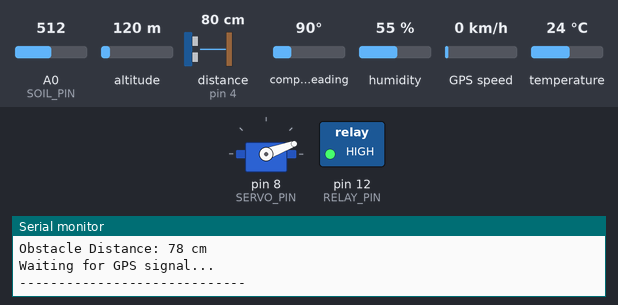
The sketch below on a simulated Arduino Uno, built with avr-gcc and run on an emulated ATmega328P. Parts: servo, switched loads named in the sketch (green lamp = pin HIGH), the last lines printed to the serial monitor. Wiring (inferred from the names in the program): ultrasonic range finder: trigger pin 3; echo pin 4. Inputs (shaded band) come from the test bench; at power-on: A0 (SOIL_PIN) = 512, distance to the obstacle (sensor on pin 4) 80 cm, compass heading 90°, altitude 120 m, humidity 55 %, GPS speed 0 km/h, temperature 24 °C. The echo pulse lasts 58.3 µs per cm; the GPS gets a fix after 3 s at 37.7749, -122.4194 with 8 satellites; pins used as bus, display or sensor lines are not drawn.

Above: at 1.8 s.
1.9 s: A0 (SOIL_PIN) set to 583
7.7 s: A0 (SOIL_PIN) set to 618
At 10.7 s:
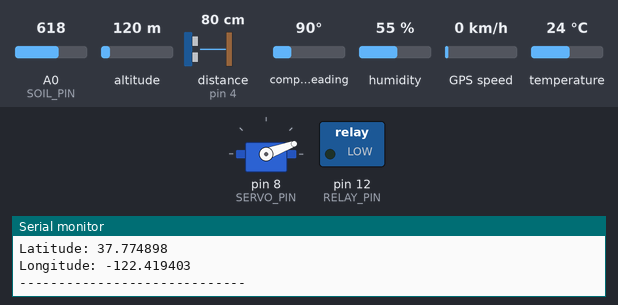
15.8 s: A0 (SOIL_PIN) set to 590
At 19.2 s:
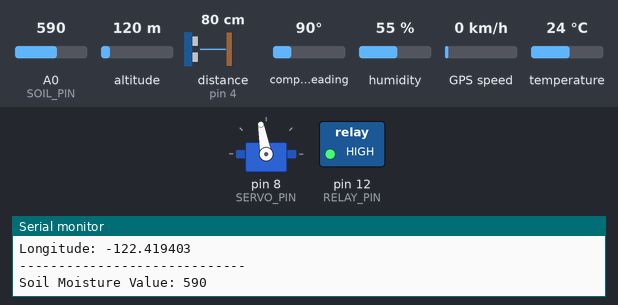
23.9 s: distance to the obstacle (sensor on pin 4) set to 120 cm
32.0 s: A0 (SOIL_PIN) set to 610
At 34.9 s:
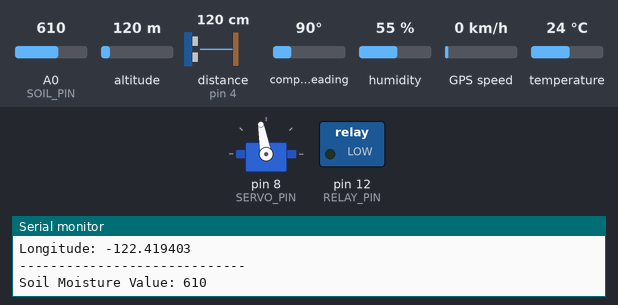
39.8 s: compass heading set to 7°
At 43.4 s:
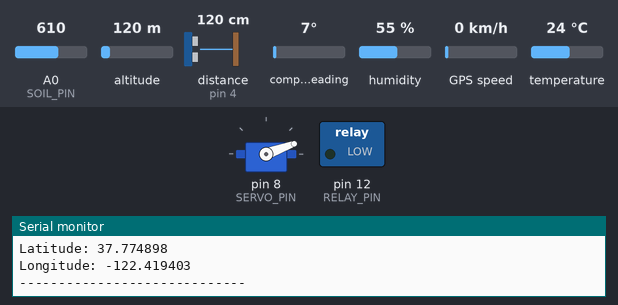
Timing chart, 0 to 44.3 s (numbered marks = the images above; inputs shaded):
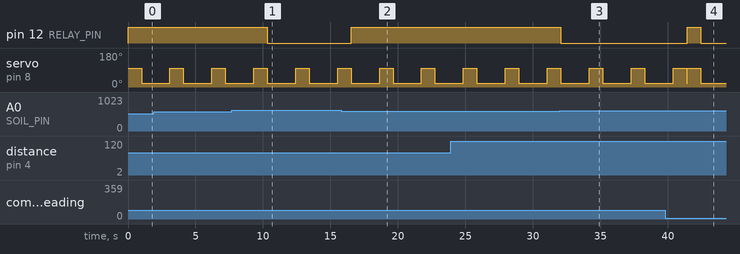

The sketch:

Agricultural-Robot.ino
```cpp
#include <DHT.h>
#include <Servo.h>
#include <SoftwareSerial.h>
#include <TinyGPSPlus.h>

// ---------- SENSOR PINS ----------
#define DHT_PIN 2
#define DHT_TYPE DHT11

#define TRIG_PIN 3
#define ECHO_PIN 4

#define SOIL_PIN A0

// ---------- SERVO AND RELAY ----------
#define SERVO_PIN 8
#define RELAY_PIN 12

// ---------- GPS ----------
SoftwareSerial gpsSerial(7, 11);
TinyGPSPlus gps;

// ---------- OBJECTS ----------
DHT dht(DHT_PIN, DHT_TYPE);
Servo soilServo;

// ---------- SETTINGS ----------
const int SOIL_DRY_THRESHOLD = 600;

const int SERVO_UP = 20;
const int SERVO_DOWN = 100;

// Assumes an active-LOW relay.
// Confirm your relay's trigger type before using the pump.
const int RELAY_ON = LOW;
const int RELAY_OFF = HIGH;

// ---------- ULTRASONIC FUNCTION ----------
int getDistance() {
  digitalWrite(TRIG_PIN, LOW);
  delayMicroseconds(2);

  digitalWrite(TRIG_PIN, HIGH);
  delayMicroseconds(10);
  digitalWrite(TRIG_PIN, LOW);

  long duration = pulseIn(ECHO_PIN, HIGH, 30000);

  if (duration == 0) {
    return -1;
  }

  return duration * 0.034 / 2;
}

// ---------- SETUP ----------
void setup() {
  Serial.begin(9600);
  gpsSerial.begin(9600);

  dht.begin();

  pinMode(TRIG_PIN, OUTPUT);
  pinMode(ECHO_PIN, INPUT);

  pinMode(RELAY_PIN, OUTPUT);
  digitalWrite(RELAY_PIN, RELAY_OFF);

  soilServo.attach(SERVO_PIN);
  soilServo.write(SERVO_UP);

  Serial.println("Agricultural Robot Sensor System Started");
}

// ---------- MAIN LOOP ----------
void loop() {

  // 1. SOIL MOISTURE
  int soilValue = analogRead(SOIL_PIN);

  Serial.print("Soil Moisture Value: ");
  Serial.println(soilValue);

  // 2. SERVO PROBE MOVEMENT
  soilServo.write(SERVO_DOWN);
  delay(1000);

  // Read soil sensor again after lowering the probe
  soilValue = analogRead(SOIL_PIN);

  soilServo.write(SERVO_UP);

  // 3. AUTOMATIC WATER PUMP
  if (soilValue > SOIL_DRY_THRESHOLD) {
    digitalWrite(RELAY_PIN, RELAY_ON);
    Serial.println("Soil is DRY - Pump ON");
  } else {
    digitalWrite(RELAY_PIN, RELAY_OFF);
    Serial.println("Soil is MOIST - Pump OFF");
  }

  // 4. TEMPERATURE AND HUMIDITY
  float humidity = dht.readHumidity();
  float temperature = dht.readTemperature();

  if (!isnan(humidity) && !isnan(temperature)) {
    Serial.print("Temperature: ");
    Serial.print(temperature);
    Serial.println(" C");

    Serial.print("Humidity: ");
    Serial.print(humidity);
    Serial.println(" %");
  } else {
    Serial.println("DHT11 reading error");
  }

  // 5. ULTRASONIC DISTANCE
  int distance = getDistance();

  Serial.print("Obstacle Distance: ");
  if (distance == -1) {
    Serial.println("No echo");
  } else {
    Serial.print(distance);
    Serial.println(" cm");
  }

  // 6. GPS LOCATION
  while (gpsSerial.available()) {
    gps.encode(gpsSerial.read());
  }

  if (gps.location.isValid()) {
    Serial.print("Latitude: ");
    Serial.println(gps.location.lat(), 6);

    Serial.print("Longitude: ");
    Serial.println(gps.location.lng(), 6);
  } else {
    Serial.println("Waiting for GPS signal...");
  }

  Serial.println("-----------------------------");

  delay(2000);
}
```

Measured:
- the behaviour switches between 600 and 601 on A0 (SOIL_PIN) (found by bisection; images 0 and 1)
- after the input at 7.7 s, pin 12 (RELAY_PIN): HIGH → LOW after 2.6 s
- after the input at 15.8 s, pin 12 (RELAY_PIN): LOW → HIGH after 0.72 s
- after the input at 32.0 s, pin 12 (RELAY_PIN): HIGH → LOW after 0.07 s
- after the input at 39.8 s, pin 12 (RELAY_PIN): LOW → HIGH after 1.6 s, → LOW 1.0 s later
- by itself, servo on pin 8 (SERVO_PIN): alternates 100° for 1.0 s and 20° for 2.1 s
